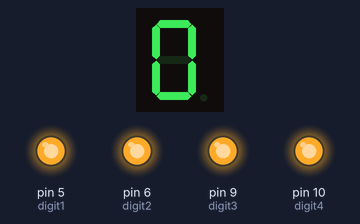
Bench run of a sketch on a simulated Arduino Uno, built with avr-gcc and run on an emulated ATmega328P. Parts: 1-digit seven-segment display, output pins drawn as LEDs (lit = HIGH). Wiring (inferred from the names in the program): 1-digit 7-segment display, segments lit when HIGH: segments A0, A1, A2, pin 2, pin 4, pin 7, pin 8, pin 13. The segment pins are drawn as the display they are named for; pins used as bus, display or sensor lines are not drawn.

Above: at 0.1 s.
At 0.6 s:
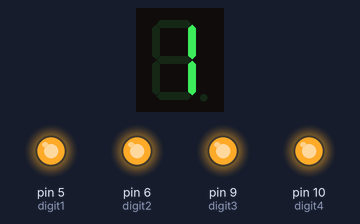
At 1.1 s:
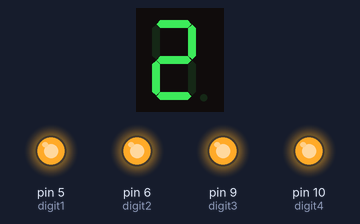
At 2.1 s:
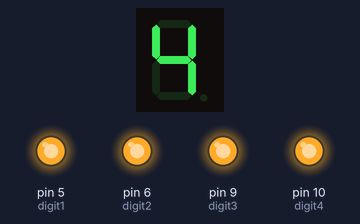
At 3.1 s:
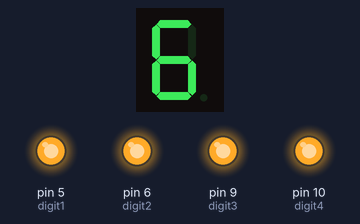
At 4.6 s:
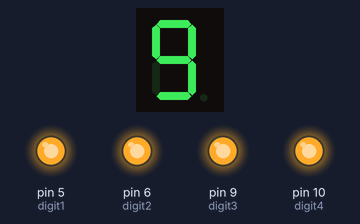
Timing chart, 0 to 6.1 s (numbered marks = the images above):
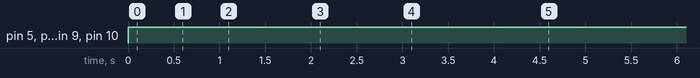

Measured:
- by itself, pin 5 (digit1), pin 6 (digit2), pin 9 (digit3), pin 10 (digit4): LOW → HIGH at 0.00 s
- by itself, everything shown: repeats every 5.0 s, in 10 steps
- what the display in image 1 shows lasts 0.5 s, from 0.5 s to 1.0 s

The sketch:

7segment08_63010524_______.ino
```cpp
int segmentA = A0;
int segmentB = A1;
int segmentC = A2;
int segmentD = 2;
int segmentE = 4;
int segmentF = 7;
int segmentG = 8;
int segmentDP = 13;
int digit1 = 5;
int digit2 = 6;
int digit3 = 9;
int digit4 = 10;

void setup()
{
pinMode(segmentA, OUTPUT);
pinMode(segmentB, OUTPUT);
pinMode(segmentC, OUTPUT);
pinMode(segmentD, OUTPUT);
pinMode(segmentE, OUTPUT);
pinMode(segmentF, OUTPUT);
pinMode(segmentG, OUTPUT);
pinMode(segmentDP, OUTPUT);
pinMode(digit1, OUTPUT);
pinMode(digit2, OUTPUT);
pinMode(digit3, OUTPUT);
pinMode(digit4, OUTPUT);
}
void loop()
{
digitalWrite(digit1,HIGH);
digitalWrite(digit2,HIGH);
digitalWrite(digit3,HIGH);
digitalWrite(digit4,HIGH);
displayNumber();
}
void displayNumber()
{
for(int digit = 0 ; digit <= 9 ; digit++)
{
displaySegment(digit);
delay(500);
}
}
void displaySegment(int numberToDisplay)
{
switch (numberToDisplay)
{
case 0:
digitalWrite(segmentA, HIGH);
digitalWrite(segmentB, HIGH);
digitalWrite(segmentC, HIGH);
digitalWrite(segmentD, HIGH);
digitalWrite(segmentE, HIGH);
digitalWrite(segmentF, HIGH);
digitalWrite(segmentG, LOW);
break;
case 1:
digitalWrite(segmentA, LOW);
digitalWrite(segmentB, HIGH);
digitalWrite(segmentC, HIGH);
digitalWrite(segmentD, LOW);
digitalWrite(segmentE, LOW);
digitalWrite(segmentF, LOW);
digitalWrite(segmentG, LOW);
break;
case 2:
digitalWrite(segmentA, HIGH);
digitalWrite(segmentB, HIGH);
digitalWrite(segmentC, LOW);
digitalWrite(segmentD, HIGH);
digitalWrite(segmentE, HIGH);
digitalWrite(segmentF, LOW);
digitalWrite(segmentG, HIGH);
break;
case 3:
digitalWrite(segmentA, HIGH);
digitalWrite(segmentB, HIGH);
digitalWrite(segmentC, HIGH);
digitalWrite(segmentD, HIGH);
digitalWrite(segmentE, LOW);
digitalWrite(segmentF, LOW);
digitalWrite(segmentG, HIGH);
break;
case 4:
digitalWrite(segmentA, LOW);
digitalWrite(segmentB, HIGH);
digitalWrite(segmentC, HIGH);
digitalWrite(segmentD, LOW);
digitalWrite(segmentE, LOW);
digitalWrite(segmentF, HIGH);
digitalWrite(segmentG, HIGH);
break;
case 5:
digitalWrite(segmentA, HIGH);
digitalWrite(segmentB, LOW);
digitalWrite(segmentC, HIGH);
digitalWrite(segmentD, HIGH);
digitalWrite(segmentE, LOW);
digitalWrite(segmentF, HIGH);
digitalWrite(segmentG, HIGH);
break;
case 6:
digitalWrite(segmentA, HIGH);
digitalWrite(segmentB, LOW);
digitalWrite(segmentC, HIGH);
digitalWrite(segmentD, HIGH);
digitalWrite(segmentE, HIGH);
digitalWrite(segmentF, HIGH);
digitalWrite(segmentG, HIGH);
break;
case 7:
digitalWrite(segmentA, HIGH);
digitalWrite(segmentB, HIGH);
digitalWrite(segmentC, HIGH);
digitalWrite(segmentD, LOW);
digitalWrite(segmentE, LOW);
digitalWrite(segmentF, LOW);
digitalWrite(segmentG, LOW);
break;
case 8:
digitalWrite(segmentA, HIGH);
digitalWrite(segmentB, HIGH);
digitalWrite(segmentC, HIGH);
digitalWrite(segmentD, HIGH);
digitalWrite(segmentE, HIGH);
digitalWrite(segmentF, HIGH);
digitalWrite(segmentG, HIGH);
break;
case 9:
digitalWrite(segmentA, HIGH);
digitalWrite(segmentB, HIGH);
digitalWrite(segmentC, HIGH);
digitalWrite(segmentD, HIGH);
digitalWrite(segmentE, LOW);
digitalWrite(segmentF, HIGH);
digitalWrite(segmentG, HIGH);
break;
}
}
```
